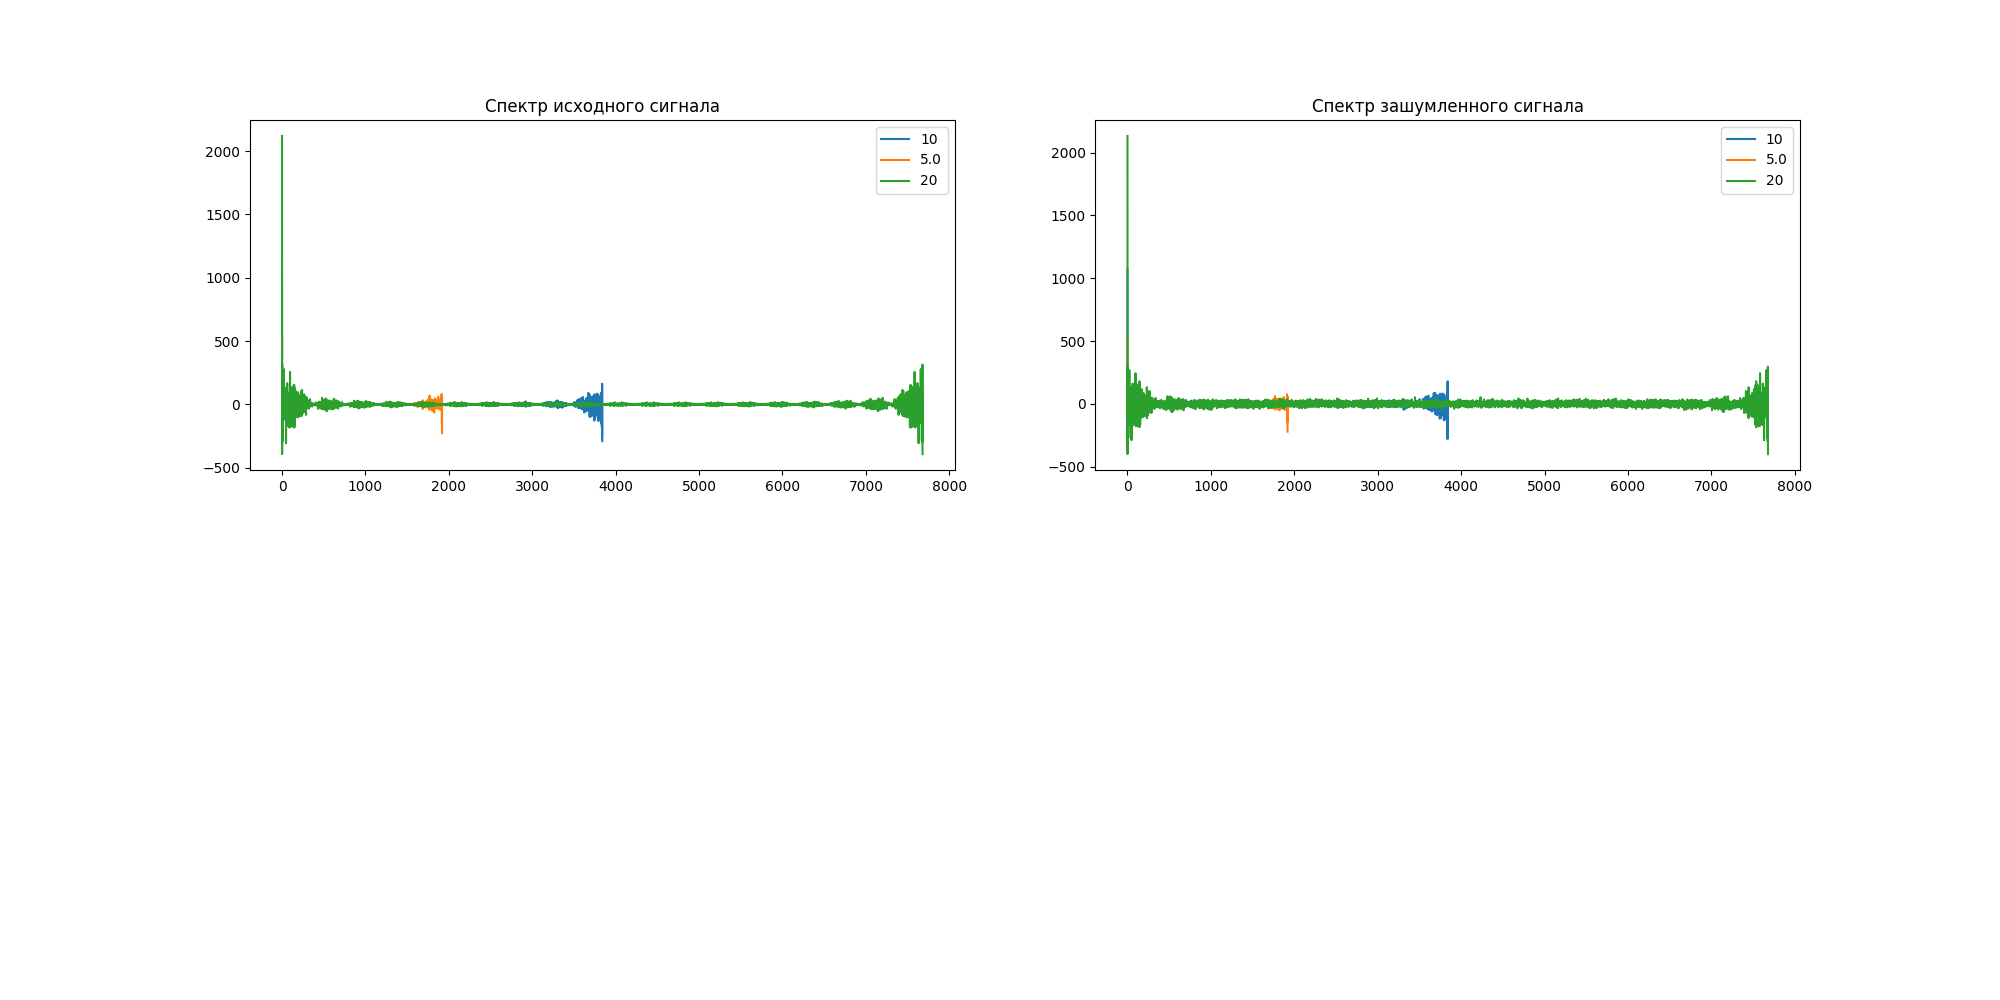

Recreate this plot in Python.
# -*- coding: utf-8 -*-
"""
Created on Mon Dec 18 21:34:25 2023

@author: Andrey
"""


import matplotlib.pyplot as plt
import sys
from scipy.fft import fft



file_inp = ["data_N/signal.txt", "data_Nd2/signal.txt", "data_Nx2/signal.txt"]
file_out = ["data_N/signal_noise.txt", "data_Nd2/signal_noise.txt", "data_Nx2/signal_noise.txt"]
N = 10

if(len(sys.argv) > 7):
    fanme_inp = [ sys.argv[1], sys.argv[2], sys.argv[3] ]
    fanme_out = [ sys.argv[4], sys.argv[5], sys.argv[6] ]
    N = int(sys.argv[7])

N_arrs = [ N, N/2, N * 2]

datas = []

for i in range(len(file_inp)):
    file = open(file_inp[i], "r")
    datas.append(file.read())
    file.close()
for i in range(len(datas)):
    datas[i] = list(datas[i])
for i in range(len(file_out)):
    file = open(file_out[i], "r")
    datas.append(file.read().split(" "))
    file.close()

for i in range(len(datas)):
    datas[i] = list(map(float, datas[i]))  
    datas[i] = fft(datas[i])


plt.figure(1, figsize=(20, 10))
plt.subplot(2, 2, 1)
plt.title("Спектр исходного сигнала")
for i in range(3):
    
    plt.plot(datas[i].real, label = str(N_arrs[i]))
plt.legend()
plt.subplot(2, 2, 2)
plt.title("Спектр зашумленного сигнала")
for i in range(3, 6):
    
    plt.plot(datas[i].real, label = str(N_arrs[i - 3]))
plt.legend()

if(len(sys.argv) > 8):
    plt.savefig(sys.argv[8])
